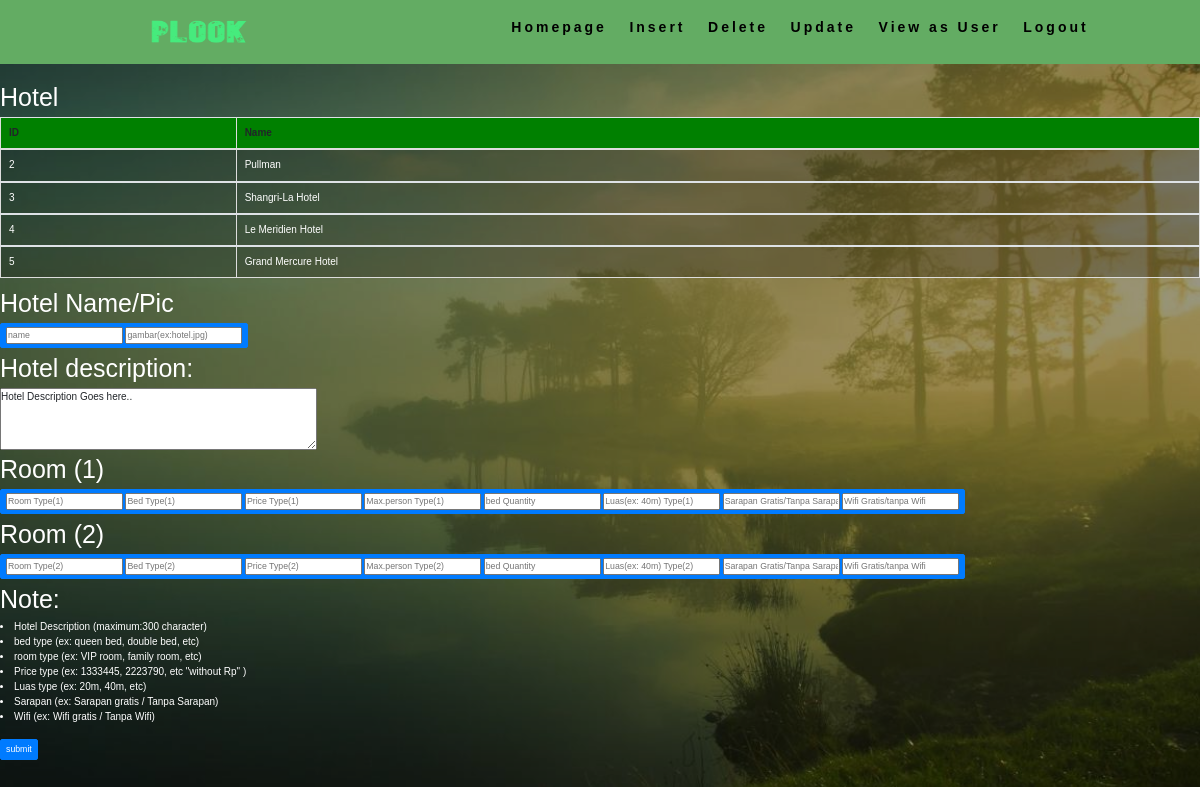
/admin/InsertController.php?id=Hotel, run on the app's committed database.
### tables this page shows
CREATE TABLE `hotels` (
  `nama` varchar(50) NOT NULL,
  `description` longtext DEFAULT NULL CHECK (json_valid(`description`)),
  `gambar` varchar(50) DEFAULT NULL,
  `id` int(11) NOT NULL,
  `text` varchar(300) DEFAULT NULL
);

### admin/InsertController.php (the view, shortened to what this page needs)
<?php
require_once('../Controller/connection.php');
?>
<!DOCTYPE html>
<html lang="en" dir="ltr">
  <head>
    <link rel="stylesheet" href="http://maxcdn.bootstrapcdn.com/bootstrap/3.3.5/css/bootstrap.min.css">
    <link rel="stylesheet" href="https://maxcdn.bootstrapcdn.com/bootstrap/4.1.1/css/bootstrap.min.css">
    <link rel="stylesheet" href="../css/style.css">
    <link rel="stylesheet" href="../css/search.css">
    <link rel="stylesheet" href="../css/grid.css">
    <link rel="stylesheet" href="https://cdnjs.cloudflare.com/ajax/libs/font-awesome/4.7.0/css/font-awesome.min.css">
    <link rel="stylesheet" href="../css/slideshow.css">
    <link rel="stylesheet" href="../css/helper.css">
    <link rel="stylesheet" href="../css/background.css">
  </head>
  <body>
  <div class="grid">
    <div class="header">
    <nav>
<div class="logo">
<a href="admin.php"><img title="" src="../gambar\logo2.png" style="width:200px;height:80px;"/></a>
</div>
<ul class="nav-links">
<li><a href="admin.php">Homepage</a></li>
<li><a href="Insert.php">Insert</a></li>
<li><a href="Delete.php">Delete</a></li>
<li><a href="Update.php">Update</a></li>
<li><a href="../index.php">View as User</a></li>
<li><a href="../logout.php">Logout</a></li>
</ul>
</nav>
</div>
<?php
if(isset($_GET['id'])){
    $id=$_GET['id'];
}
else{
    $id=$_POST['id'];
}
if($id=="User"){
}
elseif($id=="Hotel"){
?>
<h1>Hotel</h1>
<?php
$query="SELECT * FROM hotels";
$result=mysqli_query($connection,$query);
echo "<table class='table table-bordered table-striped table-hover'>
      <thead>
      <tr>
      <th>ID</th>
        <th>Name</th>
      </tr>
      </thead>";
while($row=$result->fetch_row()){
      echo "<tbody><tr>";
      echo "<td>" . $row[3] . "</td>";
      echo "<td>" . $row[0] . "</td>";
      echo "</tr>";
}
echo " </tbody></table>";
?>
<div class="input-form">
<form method="post">
<h1>Hotel Name/Pic</h1>
<div class="btn btn-primary btn-sm float-left">
<input type="text" name="nama" value="" placeholder="name" style="color:black" required>
<input type="text" name="gambar" value="" placeholder="gambar(ex:hotel.jpg)" style="color:black" required>
</div>
<br>
<br>
<h1>Hotel description:</h1>
<textarea name="Hotel_detail" rows="4" cols="50">
Hotel Description Goes here..
</textarea>
<h1>Room (1)</h1>
<div class="btn btn-primary btn-sm float-left">
<input type="text" name="type1" value="" placeholder="Room Type(1)" style="color:black" required>
<input type="text" name="bed1" value="" placeholder="Bed Type(1)" style="color:black" required>
<input type="number" name="price1" value="" placeholder="Price Type(1)" style="color:black" required>
<input type="number" name="capacity1" value="" placeholder="Max.person Type(1)" style="color:black" required>
<input type="number" name="bedQ1" value="" placeholder="bed Quantity" style="color:black" required>
<input type="text" name="luas1" value="" placeholder="Luas(ex: 40m) Type(1)" style="color:black" required>
<input type="text" name="sarapan1" value="" placeholder="Sarapan Gratis/Tanpa Sarapan" style="color:black" required>
<input type="text" name="wifi1" value="" placeholder="Wifi Gratis/tanpa Wifi" style="color:black" required>
</div>
<br>
<br>
<h1>Room (2)</h1>
<div class="btn btn-primary btn-sm float-left">
<input type="text" name="type2" value="" placeholder="Room Type(2)" style="color:black" required>
<input type="text" name="bed2" value="" placeholder="Bed Type(2)" style="color:black" required>
<input type="number" name="price2" value="" placeholder="Price Type(2)" style="color:black" required>
<input type="number" name="capacity2" value="" placeholder="Max.person Type(2)" style="color:black" required>
<input type="number" name="bedQ2" value="" placeholder="bed Quantity" style="color:black" required>
<input type="text" name="luas2" value="" placeholder="Luas(ex: 40m) Type(2)" style="color:black" required>
<input type="text" name="sarapan2" value="" placeholder="Sarapan Gratis/Tanpa Sarapan" style="color:black" required>
<input type="text" name="wifi2" value="" placeholder="Wifi Gratis/tanpa Wifi" style="color:black" required>
</div>
<br>
<br>
<h1>Note:</h1>
<li>Hotel Description (maximum:300 character)</li>
<li>bed type (ex: queen bed, double bed, etc)</li>
<li>room type (ex: VIP room, family room, etc)</li>
<li>Price type (ex: 1333445, 2223790, etc "without Rp" )</li>
<li>Luas type (ex: 20m, 40m, etc)</li>
<li>Sarapan (ex: Sarapan gratis / Tanpa Sarapan)</li>
<li>Wifi (ex: Wifi gratis / Tanpa Wifi)</li>
<br>
<div class="btn btn-primary btn-sm float-left">
<input type="submit" name="submit" value="submit">
</div>
</form>
</div>
    <?php
}
?>
</div>
  </body>
</html>

### css/style.css (style rules this page uses)
* { padding: 0; margin: 0; font-family: sans-serif; }
nav { display: flex; justify-content: space-around; align-items: center; height: 8vh; background-color:rgb(99, 172, 99); font-family: sans-serif; }
.logo { text-align: left; }
.nav-links { display: flex; justify-content: space-around; width: 50%; z-index: 9999; }
.nav-links li { list-style: none; }
.nav-links a { color:black; text-decoration: none; letter-spacing: 3px; font-weight: bold; font-size: 14px; }

### css/search.css (style rules this page uses)
input[type=submit] { border:none; background: none; }

### css/grid.css (style rules this page uses)
.grid { display: grid; grid-template-columns: 1fr; grid-template-rows: auto auto auto; grid-template-areas: "header" "content" "footer" ; }
.header { grid-area: header; }

### css/background.css (style rules this page uses)
body { background:linear-gradient(rgba(0,0,0,0.4),rgba(0,0,0,0.4)), url(../gambar/simple2.jpg) no-repeat center center fixed; -webkit-background-size: cover; -moz-background-size: cover; -o-background-size: cover; background-size: cover; }

### admin/InsertController.php (style rules this page uses)
thead { background-color:green; }
nav { margin-bottom:1.5%; }
h1 { color:white; }
tbody { background-color:#0003; color:white; }
li { color:white; }

### data on the page
hotels: id "2", nama "Pullman"
hotels: id "3", nama "Shangri-La Hotel"
hotels: id "4", nama "Le Meridien Hotel"
hotels: id "5", nama "Grand Mercure Hotel"
